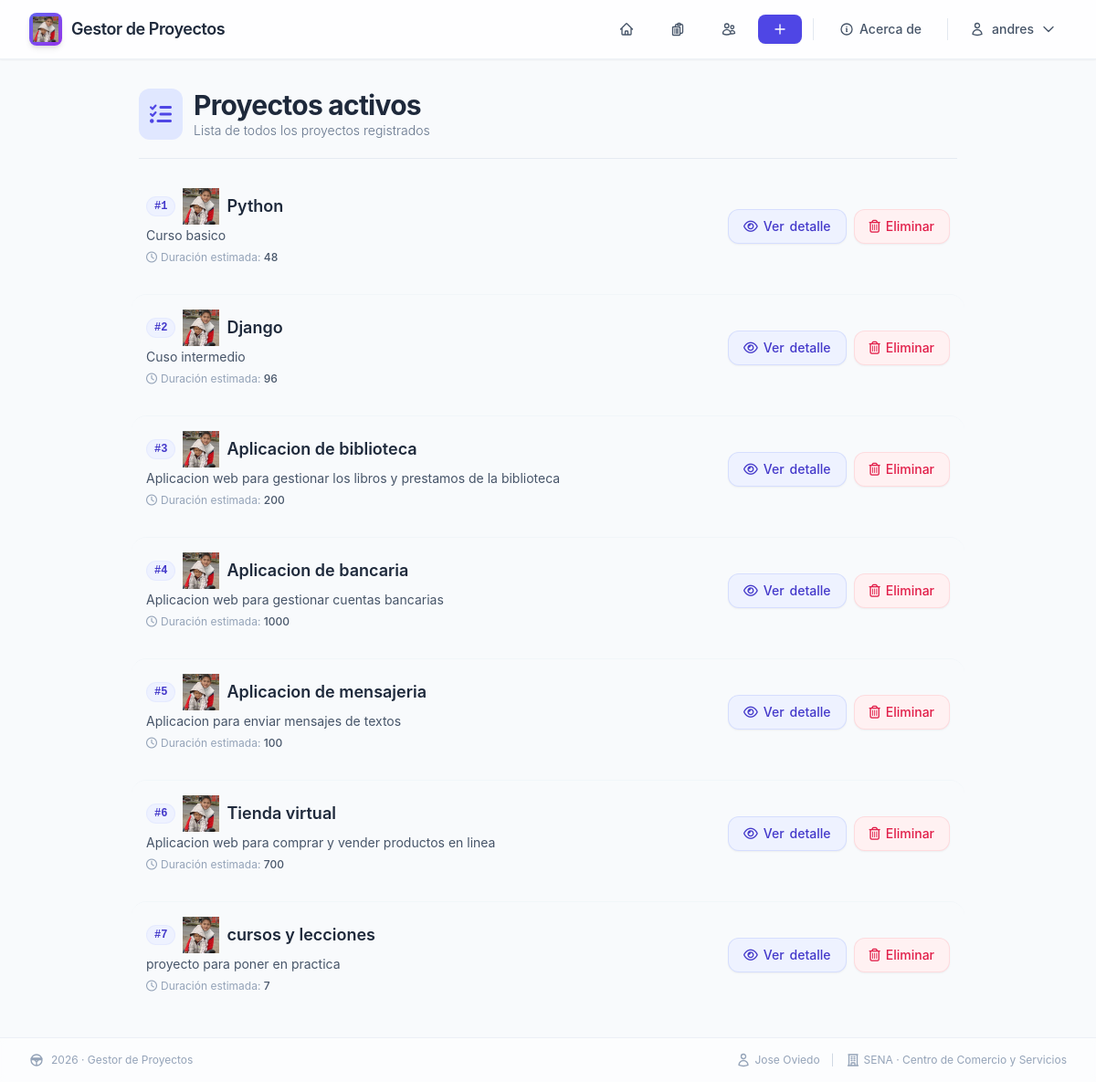
Screenshot of /proyectos/ (signed in) with the database file from the repository.
### gestor_proyecto/models.py (models this page shows)
class Proyecto(models.Model):
    nombre = models.CharField(max_length=100)
    descripcion = models.TextField()
    duracion = models.IntegerField()
    imagen= models.ImageField(upload_to='img/',default='img/logo.png')

### gestor_proyecto/views.py (the view)
# urls.py: path('proyectos/', views.mostrar_proyectos, name='proyectos'),
def mostrar_proyectos(request):
    proyectos = Proyecto.objects.all()
    return render(request, 'proyectos.html', {'proyectos': proyectos})

### gestor_proyecto/templates/proyectos.html (shortened to what this page needs)
{% extends 'layouts/base.html' %}
{% block content %}
<div class="w-full max-w-4xl mx-auto">
    <div class="flex items-center gap-3 mb-8 border-b border-slate-200/80 pb-5">
        <div class="bg-indigo-100 p-3 rounded-xl text-indigo-600">
            <i class="fa-solid fa-list-check text-2xl"></i>
        </div>
        <div>
            <h1 class="text-2xl md:text-3xl font-bold text-slate-800 tracking-tight">
                Proyectos activos
            </h1>
            <p class="text-sm text-slate-500 font-light">
                Lista de todos los proyectos registrados
            </p>
        </div>
    </div>
    {% if proyectos %}
        <ul class="space-y-4 divide-y divide-slate-100/80">
            {% for proyecto in proyectos %}
            <li class="proyecto-card pt-4 first:pt-0 rounded-2xl p-4 -mx-2 hover:bg-slate-50/80 transition-colors duration-200">
                <div class="flex flex-col md:flex-row md:items-center justify-between gap-3">
                    <div class="flex-1 min-w-0">
                        <h2 class="text-lg font-semibold text-slate-800 flex items-center gap-2">
                            <span class="bg-indigo-50 text-indigo-700 text-xs font-mono px-2 py-0.5 rounded-full border border-indigo-100/60">
                                #{{ forloop.counter }}
                            </span>
                            <img src="{{ proyecto.imagen.url }}" alt="{{ proyecto.nombre }}" class="h-10">
                            {{ proyecto.nombre }}
                        </h2>
                        <p class="text-sm text-slate-600 mt-0.5 line-clamp-2 max-w-2xl">
                            {{ proyecto.descripcion }}
                        </p>
                        <div class="flex items-center gap-1 mt-1.5 text-xs text-slate-400">
                            <i class="fa-regular fa-clock"></i>
                            <span>Duración estimada: <span class="font-medium text-slate-600">{{ proyecto.duracion }}</span></span>
                        </div>
                    </div>
                    <div class="flex items-center gap-2 shrink-0 mt-2 md:mt-0">
                        <a href="{% url 'ver_proyecto' proyecto.id %}"
                           class="inline-flex items-center gap-1.5 px-4 py-2 bg-indigo-50 text-indigo-700 text-sm font-medium rounded-xl border border-indigo-200/60 hover:bg-indigo-100 hover:border-indigo-300 transition-all duration-150 shadow-sm hover:shadow">
                            <i class="fa-regular fa-eye"></i>
                            <span class="hidden sm:inline">Ver</span> detalle
                        </a>
                        <a href="{% url 'eliminar_proyecto' proyecto.id %}"
                            onclick="return confirm('¿Estas seguro de eliminar el proyecto?')"
                            class="inline-flex items-center gap-1.5 px-4 py-2 bg-rose-50 text-rose-600 text-sm font-medium rounded-xl border border-rose-200/60 hover:bg-rose-100 hover:border-rose-300 transition-all duration-150 shadow-sm hover:shadow">
                            <i class="fa-regular fa-trash-can"></i>
                            <span class="hidden sm:inline">Eliminar</span>
                        </a>
                    </div>
                </div>
            </li>
            {% endfor %}
        </ul>
    {% endif %}
</div>
{% endblock %}

### accounts/templates/layouts/base.html (shortened to what this page needs)
{% load static %}
<!DOCTYPE html>
<html lang="es">
<head>
    <script src="https://cdn.tailwindcss.com"></script>
    <link rel="stylesheet" href="https://cdnjs.cloudflare.com/ajax/libs/font-awesome/6.0.0-beta3/css/all.min.css" />
</head>
<body class="antialiased text-slate-700 min-h-screen flex flex-col">
    <nav class="bg-white/80 backdrop-blur-sm border-b border-slate-200/60 sticky top-0 z-50 shadow-sm">
        <div class="max-w-7xl mx-auto px-4 sm:px-6 lg:px-8">
            <div class="flex items-center justify-between h-16">
                <div class="flex items-center gap-3">
                    <div class="flex items-center gap-2.5">
                        <div class="w-9 h-9 bg-gradient-to-br from-indigo-500 to-purple-600 rounded-lg flex items-center justify-center shadow-md">
                            <img src="{% static 'img/logo.png' %}" alt="Logo" class="p-1">
                        </div>
                        <span class="text-lg font-semibold text-slate-800 tracking-tight hidden sm:block">
                            Gestor de Proyectos
                        </span>
                    </div>
                </div>
                <div class="flex items-center gap-1 sm:gap-2">
                    <a href="{% url 'home' %}"
                       class="nav-link inline-flex items-center gap-1.5 px-3 sm:px-4 py-2 text-sm font-medium text-slate-600 hover:text-indigo-600 hover:bg-indigo-50/80 rounded-lg transition-all">
                    </a>
                    <a href="{% url 'proyectos' %}"
                       class="nav-link inline-flex items-center gap-1.5 px-3 sm:px-4 py-2 text-sm font-medium text-slate-600 hover:text-indigo-600 hover:bg-indigo-50/80 rounded-lg transition-all">
                    </a>
                    {% if user.is_staff %}
                        <a href="/accounts/grupos/"
                           class="nav-link inline-flex items-center gap-1.5 px-3 sm:px-4 py-2 text-sm font-medium text-slate-600 hover:text-indigo-600 hover:bg-indigo-50/80 rounded-lg transition-all">
                        </a>
                    {% endif %}
                    <a href="{% url 'nuevo_proyecto' %}"
                      class="nav-link inline-flex items-center gap-1.5 px-3 sm:px-4 py-2 text-sm font-medium text-white bg-indigo-600 hover:bg-indigo-700 rounded-lg transition-all shadow-sm hover:shadow">
                        <svg class="icon-sm" fill="none" stroke="currentColor" stroke-width="2" viewBox="0 0 24 24" stroke-linecap="round" stroke-linejoin="round">
                            <path d="M12 4.5v15m7.5-7.5h-15" />
                        </svg>
                    </a>
                    <a href="{% url 'acerca_de' %}"
                       class="nav-link inline-flex items-center gap-1.5 px-3 sm:px-4 py-2 text-sm font-medium text-slate-600 hover:text-indigo-600 hover:bg-indigo-50/80 rounded-lg transition-all">
                        <svg class="icon-sm" fill="none" stroke="currentColor" stroke-width="2" viewBox="0 0 24 24" stroke-linecap="round" stroke-linejoin="round">
                            <path d="M11.25 11.25l.041-.02a.75.75 0 0 1 1.063.852l-.708 2.836a.75.75 0 0 0 1.063.853l.041-.021M21 12a9 9 0 1 1-18 0 9 9 0 0 1 18 0Zm-9-3.75h.008v.008H12V8.25Z" />
                        </svg>
                        <span class="hidden sm:inline">Acerca de</span>
                    </a>
                    <div class="relative" x-data="{ open: false }" @click.away="open = false">
                        <button @click="open = !open"
                                class="inline-flex items-center gap-2 px-3 py-2 text-sm font-medium text-slate-600 hover:text-indigo-600 hover:bg-indigo-50/80 rounded-lg transition-all nav-link">
                            <svg class="icon-sm" fill="none" stroke="currentColor" stroke-width="2" viewBox="0 0 24 24" stroke-linecap="round" stroke-linejoin="round">
                                <path d="M15.75 6a3.75 3.75 0 1 1-7.5 0 3.75 3.75 0 0 1 7.5 0ZM4.501 20.118a7.5 7.5 0 0 1 14.998 0A17.933 17.933 0 0 1 12 21.75c-2.676 0-5.216-.584-7.499-1.632Z" />
                            </svg>
                            <span>{{ user.username }}</span>
                            <svg class="icon-sm transition-transform duration-150" :class="{ 'rotate-180': open }" fill="none" stroke="currentColor" stroke-width="2" viewBox="0 0 24 24" stroke-linecap="round" stroke-linejoin="round">
                                <path d="m19.5 8.25-7.5 7.5-7.5-7.5" />
                            </svg>
                        </button>
                    </div>
                </div>
            </div>
        </div>
    </nav>
    <main class="flex-1 max-w-7xl mx-auto px-4 sm:px-6 lg:px-8 py-6 md:py-8 w-full">
        {% block content %}
        {% endblock %}
    </main>
    <footer class="mt-auto border-t border-slate-200/60 bg-white/50 backdrop-blur-sm">
        <div class="max-w-7xl mx-auto px-4 sm:px-6 lg:px-8 py-4">
            <div class="flex flex-col sm:flex-row items-center justify-between gap-2 text-xs text-slate-400">
                <span class="flex items-center gap-2">
                    2026 · Gestor de Proyectos
                </span>
                <span class="flex items-center gap-3">
                    <span class="flex items-center gap-1">
                        <svg class="icon-sm" fill="none" stroke="currentColor" stroke-width="2" viewBox="0 0 24 24" stroke-linecap="round" stroke-linejoin="round">
                            <path d="M15.75 6a3.75 3.75 0 1 1-7.5 0 3.75 3.75 0 0 1 7.5 0ZM4.501 20.118a7.5 7.5 0 0 1 14.998 0A17.933 17.933 0 0 1 12 21.75c-2.676 0-5.216-.584-7.499-1.632Z" />
                        </svg>
                        Jose Oviedo
                    </span>
                    <span class="hidden sm:inline text-slate-300">|</span>
                    <span class="hidden sm:flex items-center gap-1">
                        SENA · Centro de Comercio y Servicios
                    </span>
                </span>
            </div>
        </div>
    </footer>
</body>
</html>

### accounts/templates/layouts/base.html (style rules this page uses)
body { font-family: 'Inter', -apple-system, BlinkMacSystemFont, 'Segoe UI', Roboto, sans-serif; background-color: #f8fafc; }
.nav-link { transition: all 0.15s ease; }
.icon-sm { width: 1rem; height: 1rem; flex-shrink: 0; }
.proyecto-card { transition: transform 0.15s ease, box-shadow 0.15s ease; }

### rows the page displays
Proyecto: imagen (picture), nombre "Python", descripcion "Curso basico", duracion "48"
Proyecto: imagen (picture), nombre "Django", descripcion "Cuso intermedio", duracion "96"
Proyecto: imagen (picture), nombre "Aplicacion de biblioteca", descripcion "Aplicacion web para gestionar los libros y prestamos de la biblioteca", duracion "200"
Proyecto: imagen (picture), nombre "Aplicacion de bancaria", descripcion "Aplicacion web para gestionar cuentas bancarias", duracion "1000"
Proyecto: imagen (picture), nombre "Aplicacion de mensajeria", descripcion "Aplicacion para enviar mensajes de textos", duracion "100"
Proyecto: imagen (picture), nombre "Tienda virtual", descripcion "Aplicacion web para comprar y vender productos en linea", duracion "700"
Proyecto: imagen (picture), nombre "cursos y lecciones", descripcion "proyecto para poner en practica", duracion "7"

### other values shown
{{ user.username }} "andres"
